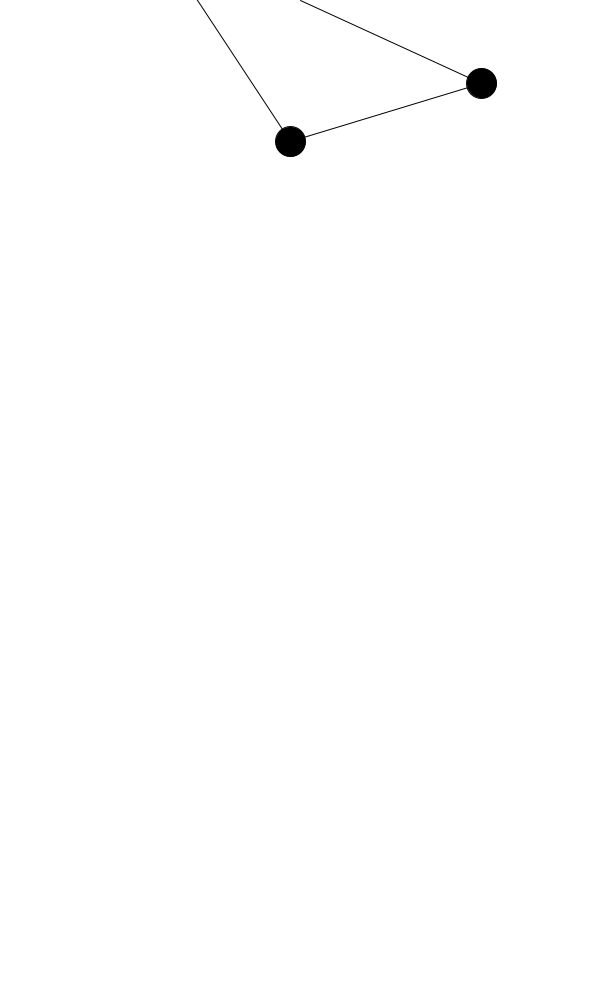
Frame 1 (no input)
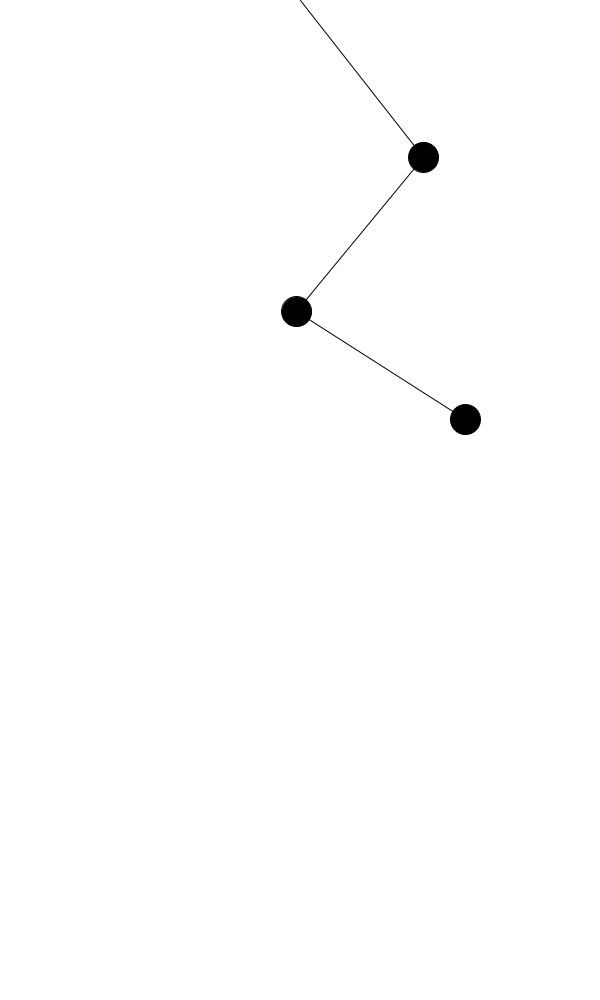
Frame 60 (the mouse pressed at the canvas centre just before this capture)
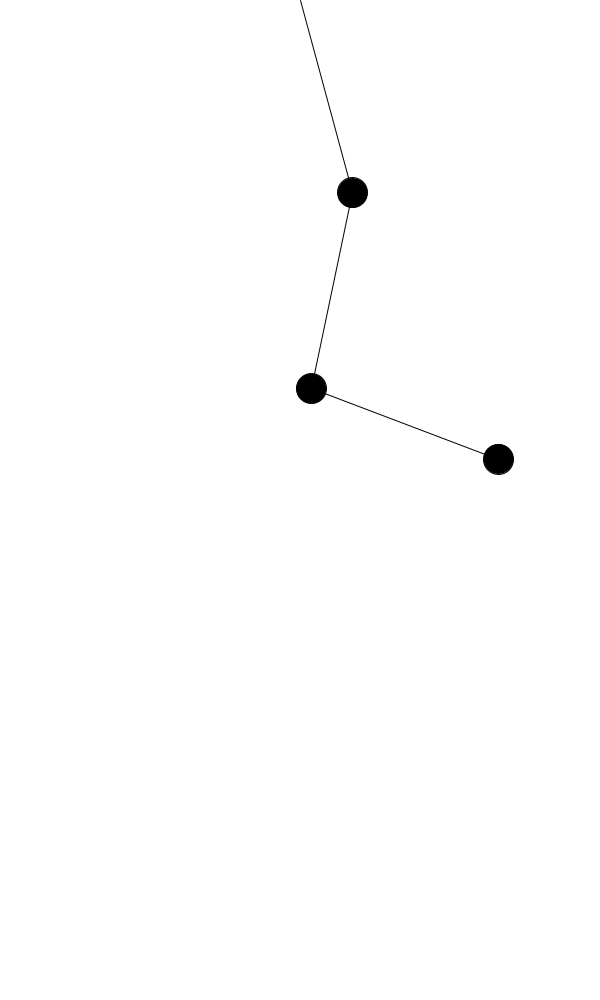
Frame 120 (the mouse held since frame 60 and released just before this capture)

The Processing sketch that drew these frames (run headless with seeded random() and noise(); from frame 60 on, the mouse is pressed at the canvas centre):

// Processing sketch: pendulum
// ── pendulum.pde
Ball ball;
Ball ball2;
Ball ball3;

void setup() {
  size(600, 1000);
  
  ball = new Ball(new PVector(width / 2, 0), 20);
  ball2 = new Ball(new PVector(ball.location.x, ball.location.y), 5);
  ball3 = new Ball(new PVector(ball2.location.x, ball2.location.y), 10);
}

void draw() {
  background(255);
  
  ball.update();
  ball.show();
  
  ball2.origin = ball.location.copy();
  
  ball2.update();
  ball2.show();
  
  ball3.origin = ball2.location.copy();
  
  ball3.update();
  ball3.show();
}

void mouseDragged() {
  ball.isDragging = true;
  
  PVector mouse = new PVector(mouseX, mouseY);
  
  PVector diff = PVector.sub(mouse, ball.origin);
  
  ball.location = mouse;
  ball.r = diff.mag();
  ball.angle = atan2(-1*diff.y, diff.x) - radians(90);  
  ball.aVel = 0;
}

void mouseReleased() {
  ball.isDragging = false;
}

// ── Ball.pde
class Ball {
  
  float r = 200;
  float angle = 20;
  
  float G = 0.01;
  
  float aVel = 0;
  float aAcc = 0;
  
  PVector origin;
  PVector location;
  
  boolean isDragging = false;
  
  Ball(PVector o, float a) {
    origin = o.copy();
    angle = a;
    location = new PVector(sin(angle) * r + origin.x, cos(angle) * r + origin.y);
  }
  
  void update() {
    if (!isDragging) {
      aAcc = sin(angle) * -G;
    
      aVel += aAcc;
      angle += aVel;
      
      aVel *= .99;
      
      location = new PVector(sin(angle) * r + origin.x, cos(angle) * r + origin.y);
    }
  }
  
  void show() {
    fill(0);
    line(origin.x, origin.y, location.x, location.y);
    ellipse(location.x, location.y, 30, 30);
  }
}
